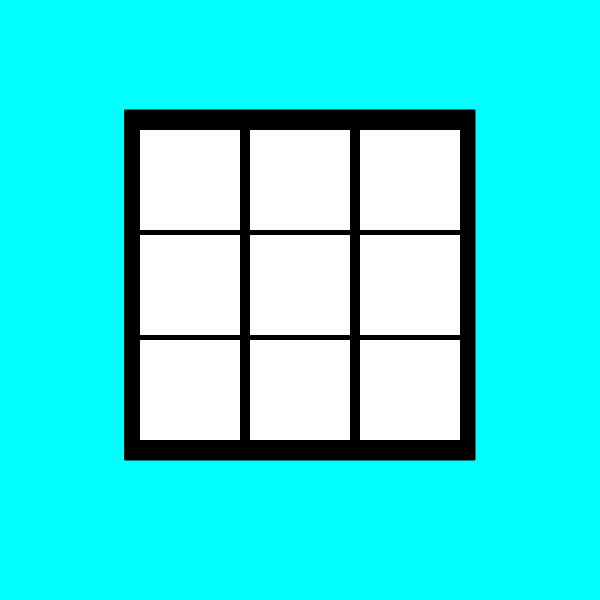
Frame 1 (no input)
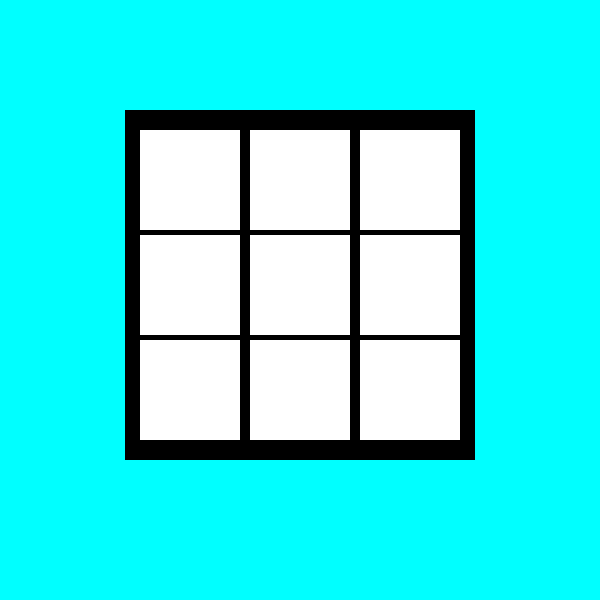
Frame 60 (no input)
Frame 120 (the mouse pressed at the canvas centre since frame 60): identical to frame 60, image omitted

The p5.js sketch that drew these frames (run headless with seeded random() and noise() and a simulated clock; from frame 60 on, the mouse is pressed at the canvas centre):

// p5.js sketch
// ── sketch.js
let vak1 = 0;
let vak2 = 0;
let vak3 = 0;
let vak4 = 0;
let vak5 = 0;
let vak6 = 0;
let vak7 = 0;
let vak8 = 0;
let vak9 = 0;
let counter = 0
let speler = "speler1"
let vak1X = 140;
let vak1Y = 130;
let vakSize = 100;
let winaar = 0 
let reset  = 0 


function keyPressed (){
  if(keyCode == 13 ) reset = 1 
  if(reset == 1)
     (vak1 && vak2 && vak3 && vak4 && vak5 && vak6 && vak7 && vak8 && vak9 ==  "speler0" ) 
    console.log("reset works")
} 
  
    

function changePlayer() {
  if (speler == "speler1") {
    speler = "speler2";
    return;
  }
  else if (speler == "speler2") {
    speler = "speler1";
    return;
  }
}
// logica van het inkleuren 
function mouseClicked() {
  if (mouseX > vak1X && mouseX < vak1X + vakSize && mouseY > 130 && mouseY < 230) {
    vak1 = speler;
    changePlayer();
  }

  if (mouseX > 140 && mouseX < 240 && mouseY > 235 && mouseY < 335) {
    vak2 = speler;
    changePlayer();
  }
  if (mouseX > 140 && mouseX < 240 && mouseY > 330 && mouseY < 440) {

    vak3 = speler;
    changePlayer();
  }
  if (mouseX > 250 && mouseX < 350 && mouseY > 130 && mouseY < 230) {
    vak4 = speler;
    changePlayer();
  }


  if (mouseX > 250 && mouseX < 350 && mouseY > 235 && mouseY < 330) {
    vak5 = speler;
    changePlayer();
  }

  if (mouseX > 250 && mouseX < 350 && mouseY > 340 && mouseY < 435) {
    vak6 = speler;
    changePlayer();
  }
  if (mouseX > 360 && mouseX < 460 && mouseY > 130 && mouseY < 230) {
    vak7 = speler;
    changePlayer();
  }
  if (mouseX > 360 && mouseX < 460 && mouseY > 235 && mouseY < 330) {
    vak8 = speler;
    changePlayer();
  }
  if (mouseX > 360 && mouseX < 460 && mouseY > 340 && mouseY < 435) {
    vak9 = speler;
    changePlayer();
  } 
}
  //logica van de winaar bepaalen 
 function winaarcheck (){ 
  // Speler 1

   if (vak1 == "speler1" && vak2 == "speler1" && vak3 == "speler1"){ 
    winaar = 1;
   }
   if (vak4 == "speler1" && vak5 == "speler1" && vak6 == "speler1"){ 
    winaar = 1; 
 } 
  if  (vak7 == "speler1" && vak8 == "speler1" && vak9 == "speler1") {
    winaar =1;
  }
   if (vak1 == "speler1" && vak4 == "speler1" && vak7 == "speler1"){
    winaar =1; 
   }
  if   (vak2 == "speler1" && vak5 == "speler1" && vak8 == "speler1") {
    winaar = 1;
  } 
   if (vak3 == "speler1" && vak6 == "speler1" && vak9 == "speler1"){
    winaar = 1;
   } 
   if (vak1 == "speler1" && vak5 == "speler1" && vak9 == "speler1"){ 
    winaar = 1 ;
   } 
  if  (vak3 == "speler1" && vak5 == "speler1" && vak7 == "speler1") { 
    winaar = 1 ;
  } 
  
  }  
  if(winaar == "1"){
console.log("speler1wint") } 

  // Speler 2
  


  if  (vak1 == "speler2" && vak2 == "speler2" && vak3 == "speler2"){ 
    winaar =2; 
  }
   if (vak4 == "speler2" && vak5 == "speler2" && vak6 == "speler2"){
    winaar =2;
   } 

   if (vak7 == "speler2" && vak8 == "speler2" && vak9 == "speler2"){
    winaar =2; 
   } 

   if (vak1 == "speler2" && vak4 == "speler2" && vak7 == "speler2"){ 
    winaar =2 
   } 

   if (vak2 == "speler2" && vak5 == "speler2" && vak8 == "speler2") { 
      winaar =2 
    } 
   if (vak3 == "speler2" && vak6 == "speler2" && vak9 == "speler2"){
    winaar = 2; 
   } 
   if (vak1 == "speler2" && vak5 == "speler2" && vak9 == "speler2") { 
    winaar = 2;
   } 
   if (vak3 == "speler2" && vak5 == "speler2" && vak7 == "speler2") {
  winaar = 2;  

  if(winaar == "2"){
  console.log("speler2wint") 
} 
   } 
  


function setup() {
  createCanvas(600, 600);
}
function draw() {
  background(0, 255, 255);

  //bordjes van het bord statiche elementen

  fill("black")
  square(125, 110, 350)

  fill("255,255,255")
  strokeWeight(0)
  square(140, 130, 100)
  square(140, 235, 100)
  square(140, 340, 100)
  //2de rij
  square(250, 130, 100)
  square(250, 235, 100)
  square(250, 340, 100)
  //3de rij 
  square(360, 130, 100)
  square(360, 235, 100)
  square(360, 340, 100)
  // einde van de statishe elementen van het bord

// winaar tonen
if(winaar == "1"){
 fill("blue") 
text("speler1wint",150,50,50) 
} 
if(winaar == "2"){ 
 fill("red") 
  text("speler2wint",150,50,50) 
} 





  //cordinaten van de vakjes 
  //vak1 X 140 tot239 y van 130 tot 230
  //vak2 x 140 tot 239 y van 235tot 330
  //vak3 x 140 tot 239 y van 340 tot 440
  //vak4 x 250 tot 350 y van 130 tot 230
  //vak5 x 250 tot 350 y van 235tot 330
  //vak6 x 250 tot 350 y van 340 tot 435
  //vak7 x 360 tot 460 y van 130 tot 230
  //vak8 x 360 tot 460  y van 235 tot 330
  //vaK9x 360 tot 460   y van 340 tot 435  


  // inkleuren 
 if (vak1 == "speler1") { //speler === "speler1" && 
        fill("blue")
        rect(140, 130, 100)
      }
      if (vak1 == "speler2") { //speler === "speler2" && 
        fill("red")
        rect(140, 130, 100)
      }

      if (vak2 == "speler1") {
        fill("blue")
        rect(140, 235, 100)
      }
      if (vak2 == "speler2") {
        fill("red")
        rect(140, 235, 100)
      }
      if (vak3 == "speler1") {
        fill("blue")
        rect(140, 340, 100)
      }
      if (vak3 == "speler2") {
        fill("red")
        rect(140, 340, 100)
      }
      if (vak4 == "speler1") {
        fill("blue")
        rect(250, 130, 100)
      }
      if (vak4 == "speler2") {
        fill("red")
        rect(250, 130, 100)
      }

      if (vak5 == "speler1") {
        fill("blue")
        rect(250, 235, 100)
      }
      if (vak5 == "speler2") {
        fill("red")
        rect(250, 235, 100)
      }
      if (vak6 == "speler1") {
        fill("blue")
        rect(250, 340, 100)
      }
      if (vak6 == "speler2") {
        fill("red")
        rect(250, 340, 100)
      }   
       if (vak7 == "speler1") {
        fill("blue")
        rect(360, 130, 100)
      }
      if (vak7 == "speler2") {
        fill("red")
        rect(360, 130, 100)
      }   
      if (vak8 == "speler1") {
        fill("blue")
        rect(360, 235, 100)
      }
      if (vak8 == "speler2") {
        fill("red")
        rect(360, 235, 100)
      }   
      if (vak9 == "speler1") {
        fill("blue")
        rect(360, 340, 100)
      }
      if (vak9 == "speler2") {
        fill("red")
        rect(360, 340, 100)
      }   

    }  
